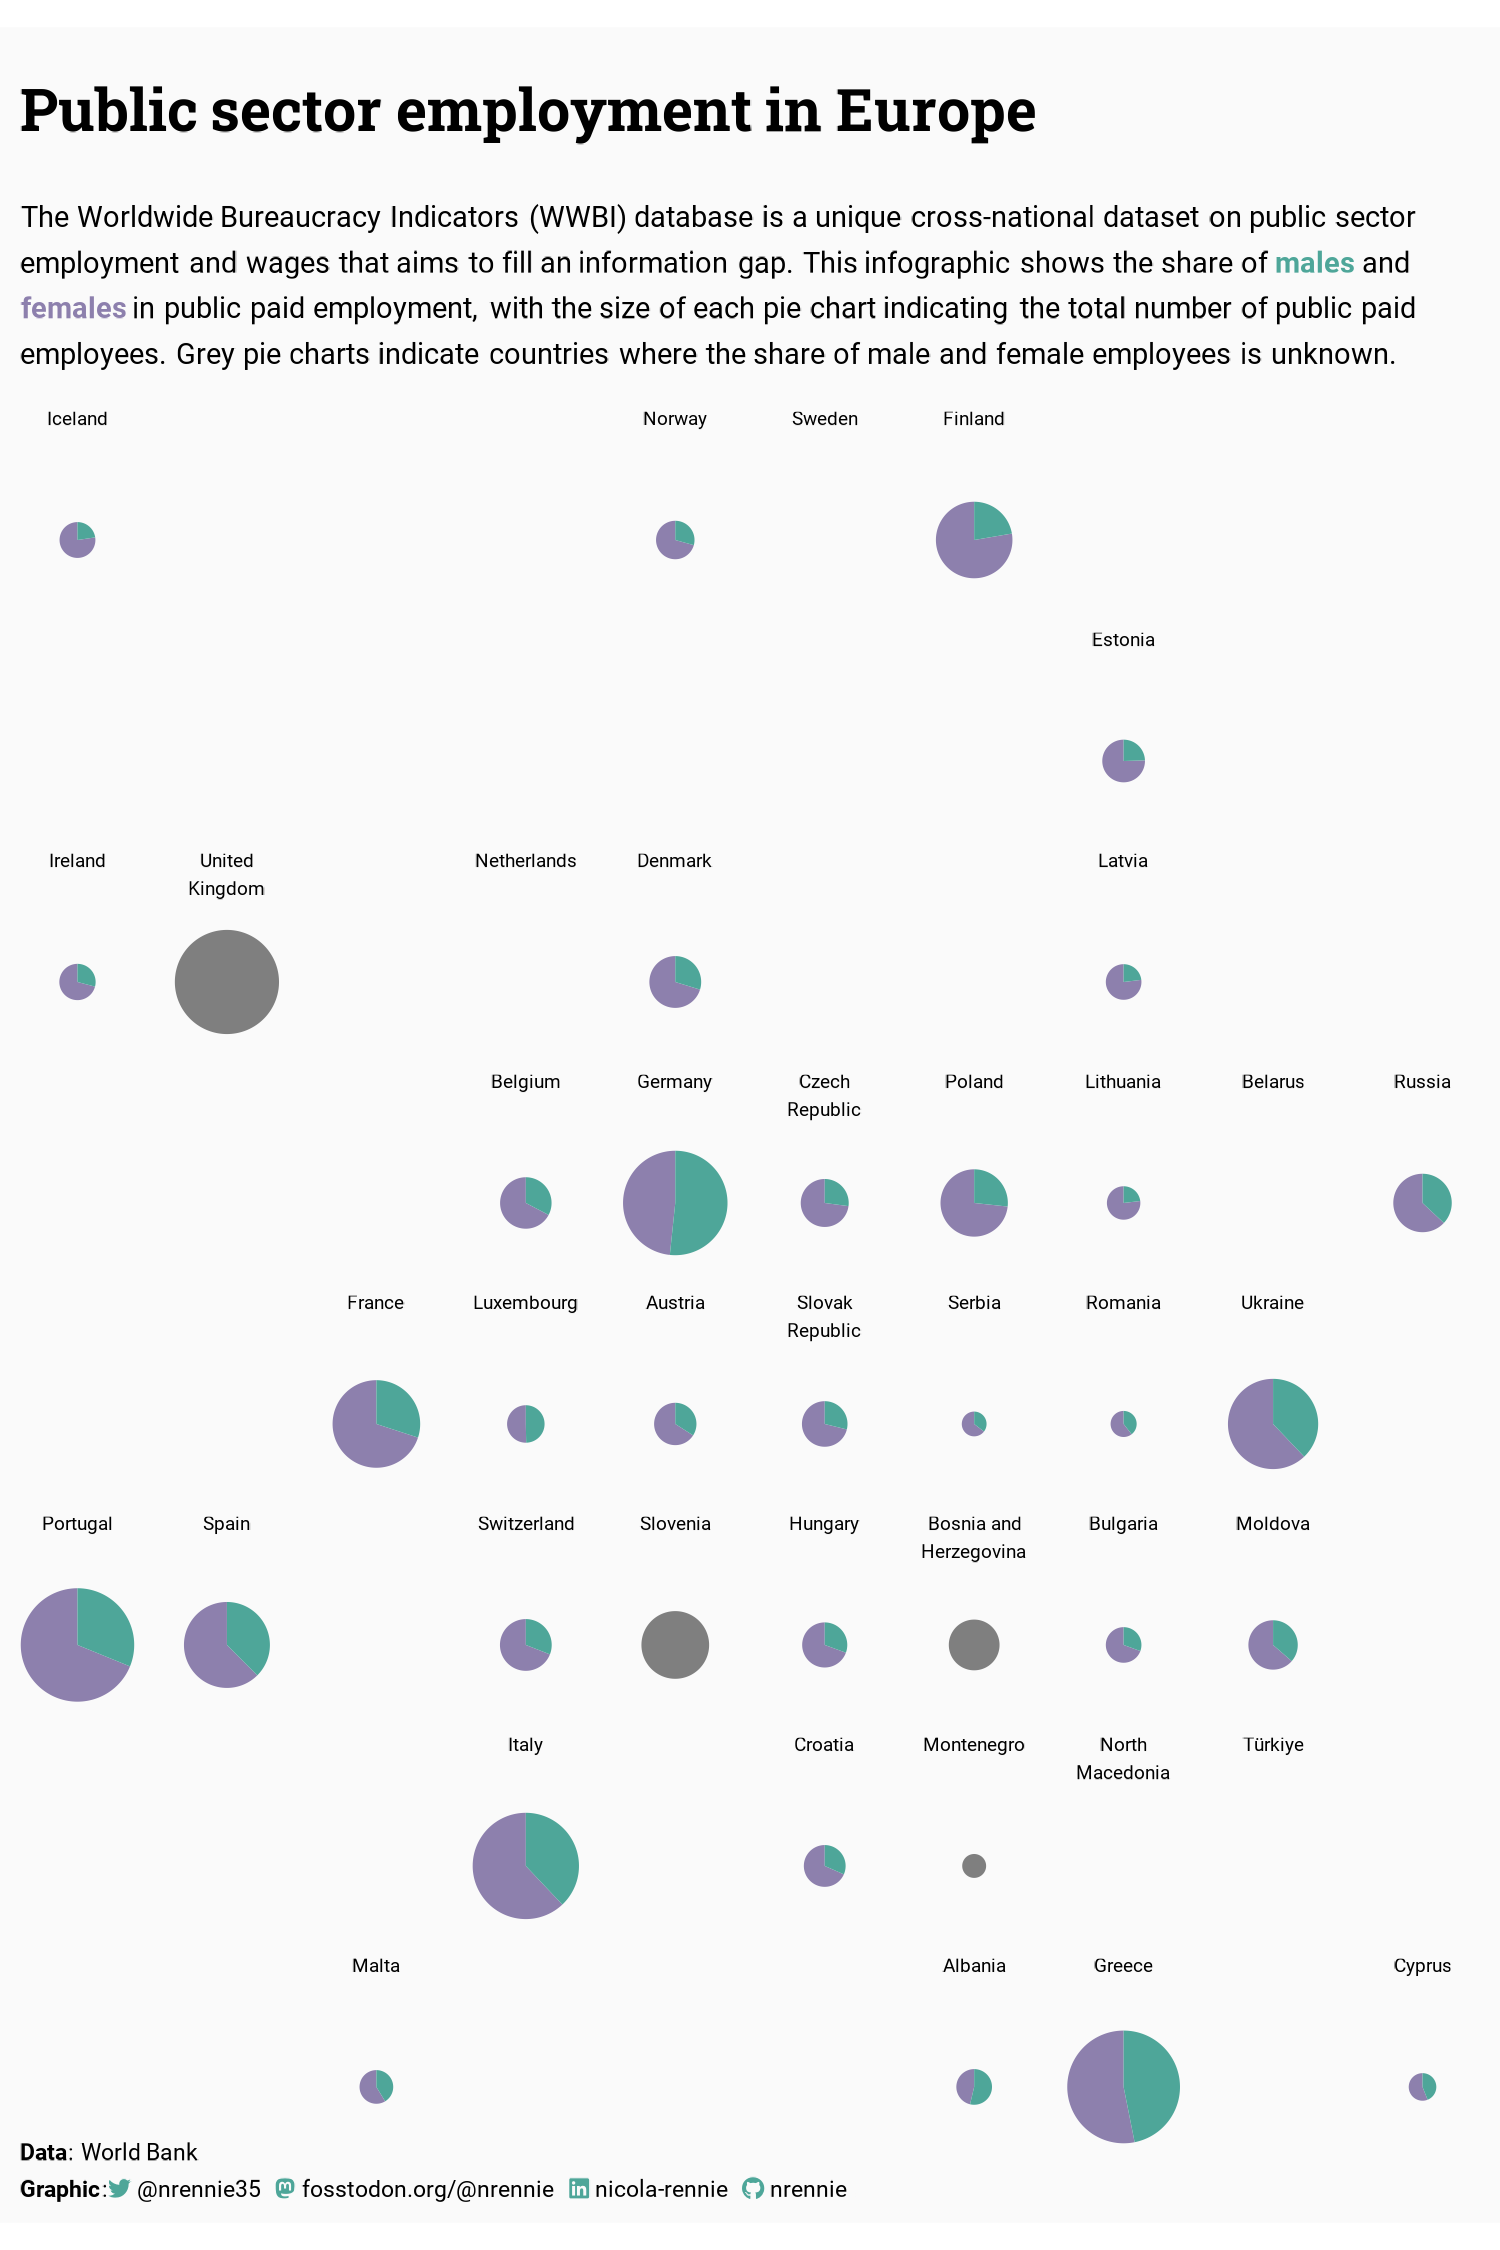

Source code (R):
# Load packages -----------------------------------------------------------

library(tidyverse)
library(showtext)
library(patchwork)
library(camcorder)
library(ggtext)
library(nrBrand)
library(glue)
library(geofacet)


# Load data ---------------------------------------------------------------

tuesdata <- tidytuesdayR::tt_load("2024-04-30")
wwbi_data <- tuesdata$wwbi_data
wwbi_series <- tuesdata$wwbi_series
wwbi_country <- tuesdata$wwbi_country


# Load fonts --------------------------------------------------------------

font_add_google("Roboto", "roboto")
font_add_google("Roboto Slab", "robotoslab")
showtext_auto()


# Define colours and fonts-------------------------------------------------

bg_col <- "#fafafa"
text_col <- "black"
highlight_col <- "#4EA699"
fem_col <- "#8D80AD"

body_font <- "roboto"
title_font <- "robotoslab"


# Data wrangling ----------------------------------------------------------

choose_ind <- wwbi_series |>
  filter(indicator_name %in% c(
    "Females, as a share of public paid employees",
    "Number of public paid employees"
  ))

choose_region <- wwbi_country |>
  select(country_code, short_name, x2_alpha_code) |>
  filter(x2_alpha_code %in% geofacet::europe_countries_grid1$code)

plot_data <- wwbi_data |>
  filter(indicator_code %in% choose_ind$indicator_code) |>
  filter(country_code %in% choose_region$country_code) |>
  group_by(country_code) |>
  slice_max(year) |>
  ungroup() |>
  left_join(choose_region, by = "country_code") |>
  select(x2_alpha_code, short_name, indicator_code, value) |>
  pivot_wider(names_from = indicator_code, values_from = value) |>
  mutate(
    Males = 1 - BI.PWK.PUBS.FE.ZS
  ) |>
  rename(Females = BI.PWK.PUBS.FE.ZS) |>
  pivot_longer(
    cols = c(Males, Females),
    names_to = "Gender",
    values_to = "Share"
  ) |> 
  mutate(
    New_Gender = case_when(
      is.na(Share) ~ "Missing",
      TRUE ~ Gender
    ),
    Share = case_when(
      is.na(Share) & Gender == "Females" ~ 1,
      is.na(Share) & Gender == "Males" ~ NA,
      TRUE ~ Share
    )
  ) |> 
  filter(x2_alpha_code != "TR")

new_grid <- europe_countries_grid1 |> 
  left_join(choose_region[,2:3], by = c("code" = "x2_alpha_code")) |> 
  as_tibble() |> 
  select(-name) |> 
  rename(name = short_name) |> 
  mutate(name = str_wrap(name, 10))


# Start recording ---------------------------------------------------------

gg_record(
  dir = file.path("2024", "2024-04-30", "recording"),
  device = "png",
  width = 5,
  height = 7.5,
  units = "in",
  dpi = 300
)


# Define text -------------------------------------------------------------

social <- nrBrand::social_caption(
  bg_colour = bg_col,
  icon_colour = highlight_col,
  font_colour = text_col,
  font_family = body_font
)
title <- "Public sector employment in Europe"
st <- glue("The Worldwide Bureaucracy Indicators (WWBI) database is a unique 
           cross-national dataset on public sector employment and wages that 
           aims to fill an information gap. This infographic shows the share of <span style='color:{highlight_col};'>**males**</span> and 
           <span style='color:{fem_col};'>**females**</span> in public paid employment, with the size of each 
           pie chart indicating the total number of public paid employees. Grey 
           pie charts indicate countries where the share of male and female employees 
           is unknown.")
cap <- paste0(
  "**Data**: World Bank<br>**Graphic**:", social
)


# Plot --------------------------------------------------------------------

ggplot(plot_data) +
  geom_arc_bar(
    mapping = aes(
      x0 = 0, y0 = 0, r0 = 0, r = BI.PWK.PUBS.NO,
      amount = Share,
      fill = New_Gender
    ),
    stat = "pie",
    colour = NA
  ) +
  scale_fill_manual(
    values = c(
      "Males" = highlight_col,
      "Females" = fem_col,
      "Missing" = "grey50"
    )
  ) +
  facet_geo(~x2_alpha_code, grid = new_grid, label = "name") +
  labs(
    title = title,
    subtitle = st,
    caption = cap
  ) +
  coord_fixed(expand = FALSE) +
  theme_void(base_size = 22, base_family = body_font) +
  theme(
    legend.position = "none",
    plot.margin = margin(5, 5, 5, 5),
    plot.background = element_rect(fill = bg_col, colour = bg_col),
    panel.background = element_rect(fill = bg_col, colour = bg_col),
    plot.title = element_textbox_simple(
      colour = text_col,
      hjust = 0,
      halign = 0,
      margin = margin(b = 10, t = 10),
      lineheight = 0.5,
      size = rel(2),
      face = "bold",
      family = title_font
    ),
    plot.subtitle = element_textbox_simple(
      colour = text_col,
      hjust = 0,
      halign = 0,
      margin = margin(b = 10, t = 5),
      lineheight = 0.5,
      family = body_font
    ),
    plot.caption = element_textbox_simple(
      colour = text_col,
      hjust = 0,
      halign = 0,
      margin = margin(b = 0, t = 0),
      lineheight = 0.5,
      family = body_font
    ),
    panel.spacing = unit(0.6, "lines"),
    strip.text.x = element_text(
      lineheight = 0.4,
      vjust = 1,
      size = rel(0.8),
      margin = margin(l = 5, r = 5)
    )
  )

record_polaroid()


# Save gif ----------------------------------------------------------------

gg_playback(
  name = file.path("2024", "2024-04-30", paste0("20240430", ".gif")),
  first_image_duration = 4,
  last_image_duration = 20,
  frame_duration = .25,
  background = bg_col
)
